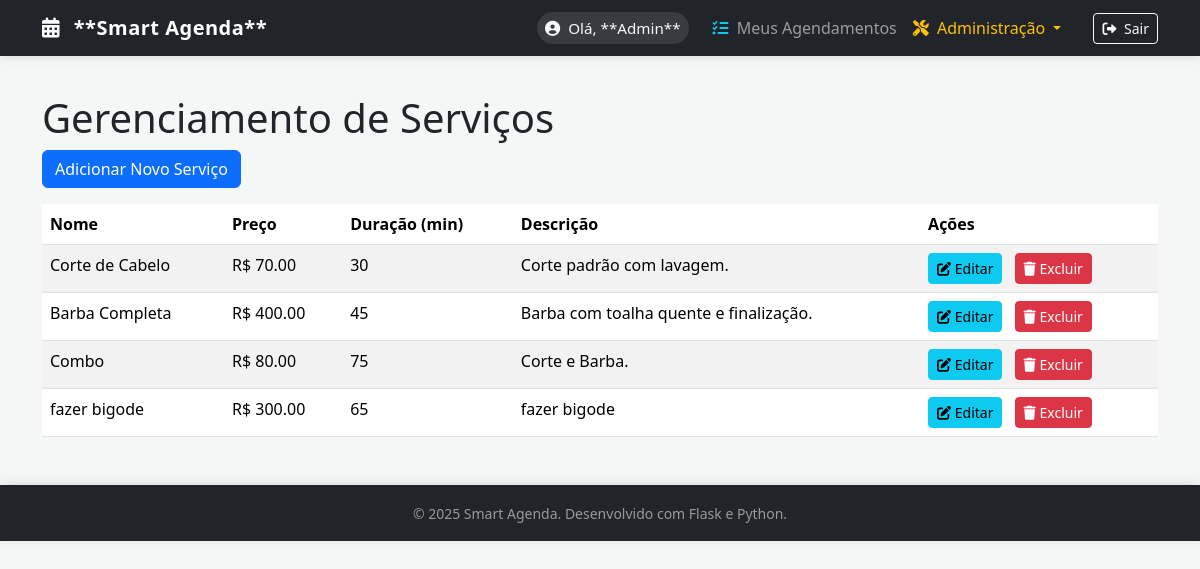
The page /services/list (signed in) on the database as committed earlier.
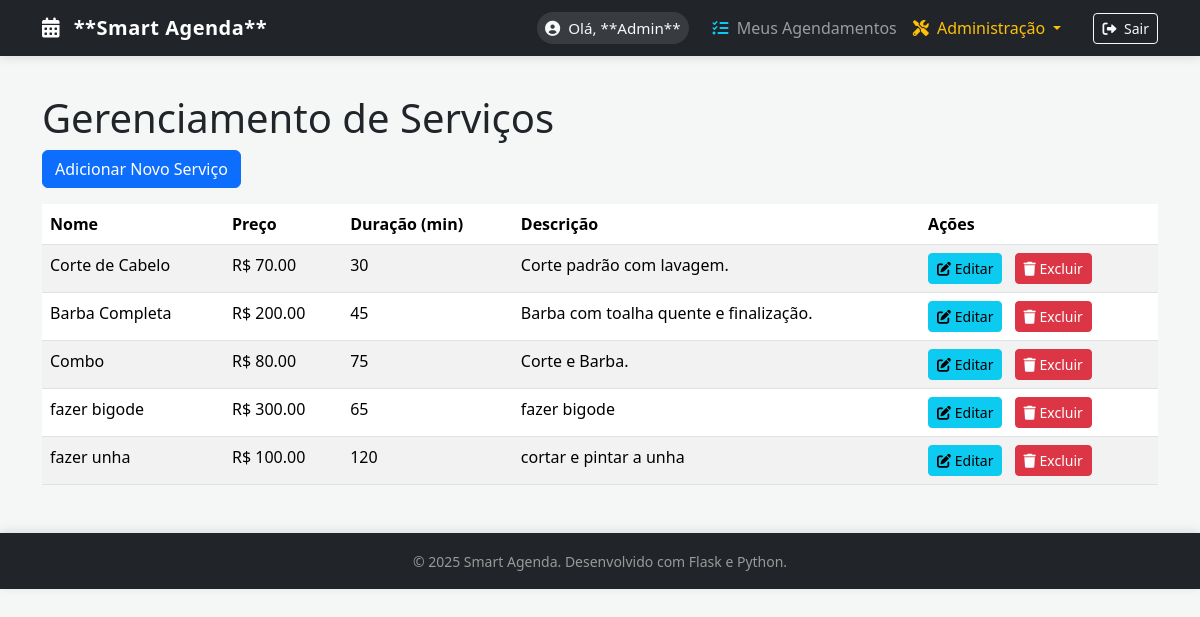
The same page on the database as committed later.
### app/models.py (models this page shows, shortened)
class Service(db.Model):
    id = db.Column(db.Integer, primary_key=True)
    nome = db.Column(db.String(100), nullable=False)
    descricao = db.Column(db.String(255))
    preco = db.Column(db.Float, nullable=False)
    duracao_minutos = db.Column(db.Integer, nullable=False)

### app/services/routes.py (the view)
@bp.route('/list')
@login_required
@admin_required
def list_services():
    services = Service.query.all()
    return render_template('services/list.html', title='Gerenciar Serviços', services=services)

### app/templates/services/list.html
{% extends "base.html" %}
{% block content %}
<h1 class="mt-4">Gerenciamento de Serviços</h1>
<p><a href="{{ url_for('services.create_service') }}" class="btn btn-primary">Adicionar Novo Serviço</a></p>
<table class="table table-striped">
    <thead>
        <tr>
            <th>Nome</th>
            <th>Preço</th>
            <th>Duração (min)</th>
            <th>Descrição</th>
            <th>Ações</th>
        </tr>
    </thead>
    <tbody>
        {% for service in services %}
        <tr>
            <td>{{ service.nome }}</td>
            <td>R$ {{ "%.2f"|format(service.preco) }}</td>
            <td>{{ service.duracao_minutos }}</td>
            <td>{{ service.descricao or 'N/A' }}</td>
            <td>
                <a href="{{ url_for('services.edit_service', service_id=service.id) }}" class="btn btn-sm btn-info me-2">
                    <i class="fas fa-edit"></i> Editar
                </a>
                <form method="POST" action="{{ url_for('services.delete_service', service_id=service.id) }}" style="display:inline;">
                    <button type="submit" class="btn btn-sm btn-danger"
                            onclick="return confirm('ATENÇÃO: Deseja realmente remover o serviço {{ service.nome }}? Esta ação é irreversível e pode exigir a remoção de agendamentos associados.');">
                        <i class="fas fa-trash"></i> Excluir
                    </button>
                </form>
            </td>
        </tr>
        {% else %}
        <tr>
            <td colspan="5">Nenhum serviço cadastrado ainda.</td>
        </tr>
        {% endfor %}
    </tbody>
</table>
{% endblock %}

Rows that differ between the two databases and show on the page:
changed Service "Barba Completa": preco "400.00" → "200.00"
added Service: nome "fazer unha", preco "100.00", duracao_minutos "120", descricao "cortar e pintar a unha"
